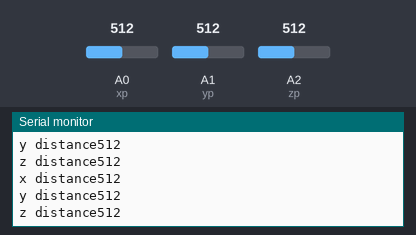
This sketch was run on a simulated Arduino Uno, built with avr-gcc and run on an emulated ATmega328P. Parts: the last lines printed to the serial monitor. The test bench sets the inputs (shaded band); at power-on: A0 (xp) = 512, A1 (yp) = 512, A2 (zp) = 512.

Above: at 1.2 s.
1.3 s: A0 (xp) set to 716
At 2.03 s:
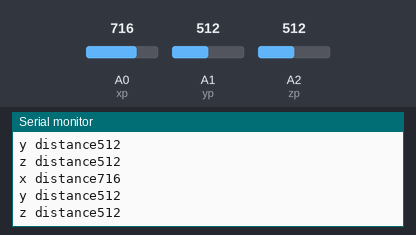
2.8 s: A1 (yp) set to 716
At 3.23 s:
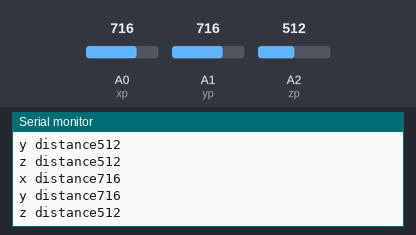
4.3 s: A2 (zp) set to 716
At 4.74 s:
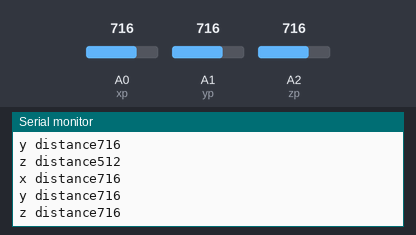
5.8 s: A0 (xp) set to 900
At 6.54 s:
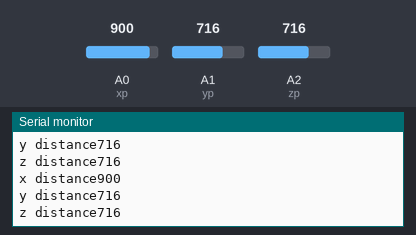
7.3 s: A1 (yp) set to 900
At 7.75 s:
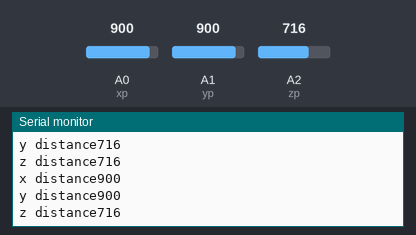
8.8 s: A2 (zp) set to 900
At 9.25 s:
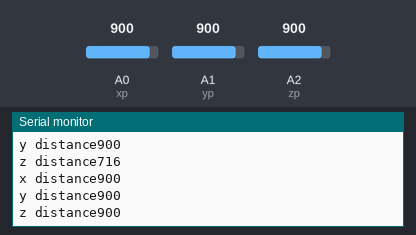
Timing chart, 0 to 11.3 s (numbered marks = the images above; inputs shaded):
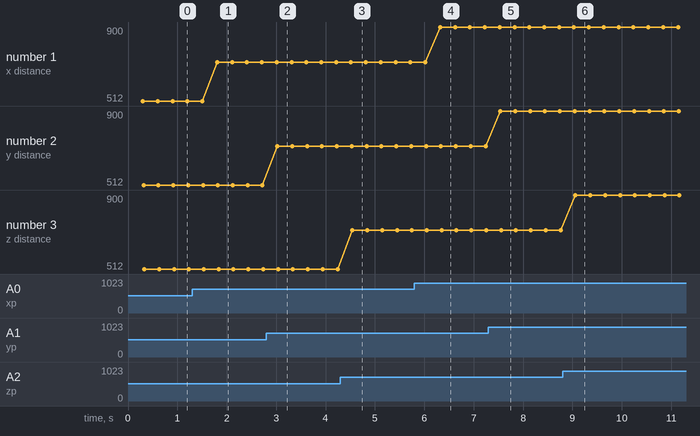

The sketch:

adxl.ino
```cpp
//program to check the working of a acclerometer.
//define the three direction pins of acclerometer with arduino board analog pins
#define xp A0
#define yp A1
#define zp A2

void setup()                // put your setup code here, to run once:
{
Serial.begin(9600);
pinMode(A0, INPUT);
pinMode(A1, INPUT);
pinMode(A2, INPUT);
}

void loop()                      // put your main code here, to run repeatedly:
{
  //reading the values of x,y,z directions.
  int x= analogRead(xp);
  delay(100);
  int y= analogRead(yp);
  delay(100);
  int z= analogRead(zp);
  delay(100);
  //printing the readed values on serial monitor.
  Serial.print("x distance");
  Serial.print(x);
  Serial.print("\n");
  Serial.print("y distance");
  Serial.print(y);
  Serial.print("\n");
  Serial.print("z distance");
  Serial.print(z);
  Serial.print("\n");

}
```

Measured:
- after the input at 1.3 s, the serial monitor: prints a new line after 0.51 s (image 1)
- after the input at 2.8 s, the serial monitor: prints a new line after 0.22 s (image 2)
- after the input at 4.3 s, the serial monitor: prints a new line after 0.24 s (image 3)
- after the input at 5.8 s, the serial monitor: prints a new line after 0.52 s (image 4)
- after the input at 7.3 s, the serial monitor: prints a new line after 0.24 s (image 5)
- after the input at 8.8 s, the serial monitor: prints a new line after 0.26 s (image 6)
- plotted number 1: 512 → 716 after the input at 1.3 s, 716 → 900 after the input at 5.8 s
